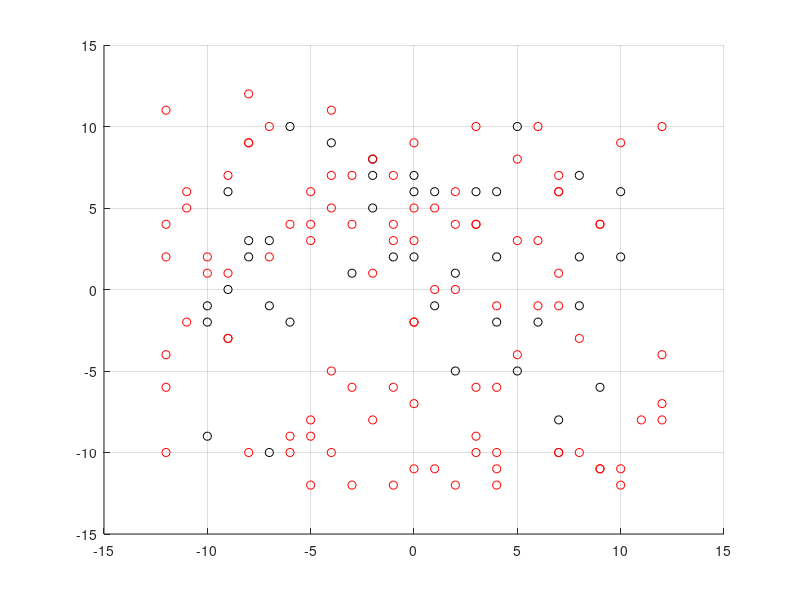

Source code (MATLAB):
clear all

X = load('data.txt');

Xtrain = X(:,1:3);
Xtest = X(:,4:6);
sigma = sqrt(X(:,7));

Xtrain(41:end,:) = [];

%%

figure(1)
clf
hold on
plot3(Xtrain(:,1),Xtrain(:,2),Xtrain(:,3),'ok');
plot3(Xtest(:,1),Xtest(:,2),Xtest(:,3),'or');
for i = 1:size(sigma,1)
    plot3(Xtest(i,1)*[1 1],Xtest(i,2)*[1 1],[Xtest(i,3)+sigma(i) Xtest(i,3)-sigma(i)],'-m');
end
hold off
grid on


%%

% % gprMdl = fitrgp(Xtrain(:,1),Xtrain(:,2),'Basis','linear','FitMethod','exact','PredictMethod','exact');
% gprMdl = fitrgp(Xtrain(:,1),Xtrain(:,2),'KernelFunction','squaredexponential','OptimizeHyperparameters','auto','HyperparameterOptimizationOptions', struct('AcquisitionFunctionName','expected-improvement-plus'));
% % gprMdl = fitrgp(Xtrain(:,1),Xtrain(:,2),'Basis','constant','FitMethod','exact','PredictMethod','exact','KernelFunction','ardsquaredexponential','KernelParameters',[1.0520;0.0375],'Sigma',0.2,'Standardize',1);
% 
% [mu_ml, sigma_ml] = predict(gprMdl, Xtest(:,1));
% 
% figure(2)
% clf
% hold on
% fill([Xtest(:,1); flipud(Xtest(:,1))],[mu_ml+sigma_ml; flipud(mu_ml-sigma_ml)],[1 1 0.9]);
% plot(Xtrain(:,1),Xtrain(:,2),'ok');
% plot(Xtest(:,1),mu_ml,'.-b');
% hold off
% ylim([-2 2]);
% 
% figure(1)
% hold on
% plot(Xtest(:,1),mu_ml,'.-b');
% hold off